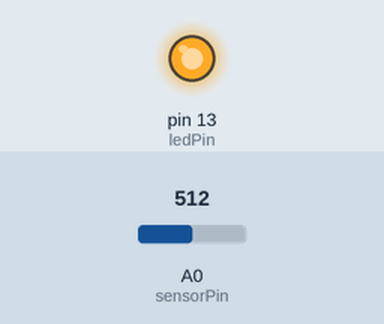
A sketch run on a simulated Arduino Uno, built with avr-gcc and run on an emulated ATmega328P. Parts: output pins drawn as LEDs (lit = HIGH). The test bench sets the inputs (shaded band); at power-on: A0 (sensorPin) = 512.

Above: at 1.2 s.
1.3 s: A0 (sensorPin) set to 108
2.8 s: A0 (sensorPin) set to 88
At 3.1 s:
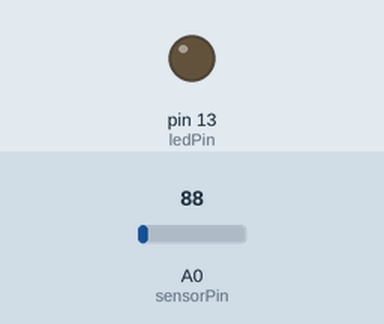
4.3 s: A0 (sensorPin) set to 110
At 5.3 s:
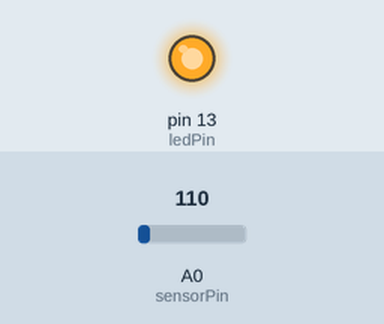
5.8 s: A0 (sensorPin) set to 90
At 6.5 s:
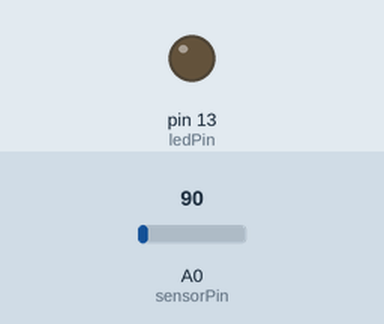
Timing chart, 0 to 8.3 s (numbered marks = the images above; inputs shaded):
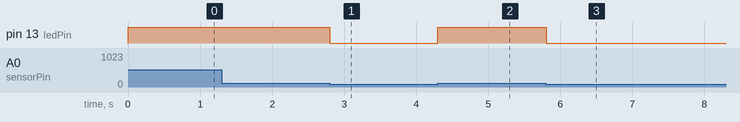

Measured:
- the behaviour switches between 100 and 99 on A0 (sensorPin) (found by bisection; images 0 and 1)
- after the input at 1.3 s, every drawn part: stays the same
- after the input at 2.8 s, pin 13 (ledPin): HIGH → LOW at once
- after the input at 4.3 s, pin 13 (ledPin): LOW → HIGH at once
- after the input at 5.8 s, pin 13 (ledPin): HIGH → LOW at once

The sketch:

ch6r6.pde
```cpp
/* piezo sketch
 * lights and LED when the Piezo is tapped
 */

const int sensorPin = 0;  // the analog pin connected to the sensor
const int ledPin  = 13;     // pin connected to LED
const int THRESHOLD = 100;


void setup()
{
   pinMode(ledPin, OUTPUT);
}

void loop()
{
  int val = analogRead(sensorPin);
  if (val >= THRESHOLD)
  {
    digitalWrite(ledPin, HIGH);
    delay(100);  // to make the LED visible
  }
  else
    digitalWrite(ledPin, LOW);
}
```
